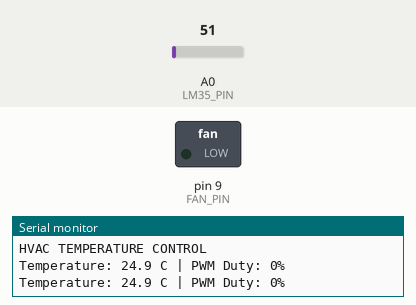
Bench run of a sketch on a simulated Arduino Uno, built with avr-gcc and run on an emulated ATmega328P. Shown: switched loads named in the sketch (green lamp = pin HIGH), the last lines printed to the serial monitor. The test bench sets the inputs (shaded band); at power-on: A0 (LM35_PIN) = 51.

Above: at 1.8 s.
1.9 s: A0 (LM35_PIN) set to 56
At 3.2 s:
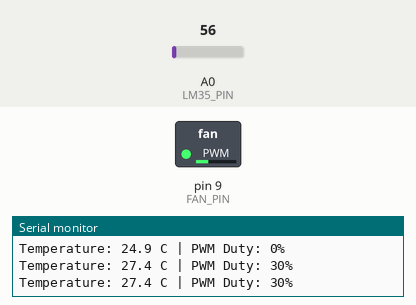
3.5 s: A0 (LM35_PIN) set to 71
At 4.9 s:
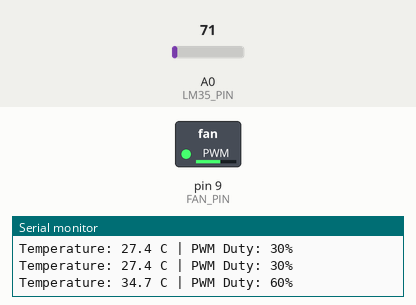
5.5 s: A0 (LM35_PIN) set to 86
At 6.4 s:
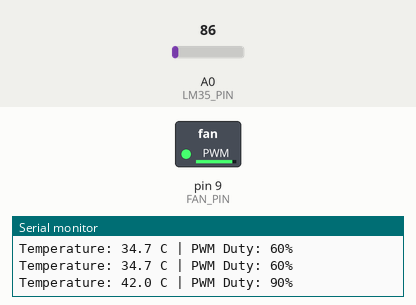
Timing chart, 0 to 8.5 s (numbered marks = the images above; inputs shaded):
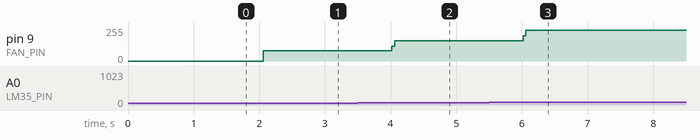

Measured:
- the behaviour switches between 51 and 52 on A0 (LM35_PIN) (found by bisection; images 0 and 1)
- after the input at 1.9 s, pin 9 (FAN_PIN): 0/255 → 77/255 after 0.16 s
- after the input at 3.5 s, pin 9 (FAN_PIN): 77/255 → 153/255 after 0.52 s
- after the input at 5.5 s, pin 9 (FAN_PIN): 153/255 → 230/255 after 0.52 s

The sketch:

Exp04_HVAC_TimerPWM.ino
```cpp
// Timer1 interrupt generates a 10 ms software-PWM period (100 x 100 us).
const byte LM35_PIN = A0;
const byte FAN_PIN = 9;
volatile byte pwmDuty = 0;
volatile byte pwmTick = 0;

ISR(TIMER1_COMPA_vect) {
  pwmTick++;
  if (pwmTick >= 100) pwmTick = 0;
  digitalWrite(FAN_PIN, (pwmTick < pwmDuty) ? HIGH : LOW);
}

void setupTimer1_100us() {
  cli();
  TCCR1A = 0;
  TCCR1B = 0;
  TCNT1 = 0;
  OCR1A = 199;                     // 100 us at 16 MHz / 8
  TCCR1B |= (1 << WGM12) | (1 << CS11);
  TIMSK1 |= (1 << OCIE1A);
  sei();
}

void setup() {
  pinMode(FAN_PIN, OUTPUT);
  Serial.begin(9600);
  setupTimer1_100us();
  Serial.println("HVAC TEMPERATURE CONTROL");
}

void loop() {
  int adc = analogRead(LM35_PIN);
  float voltage = adc * (5.0f / 1023.0f);
  float tempC = voltage * 100.0f;  // LM35: 10 mV per degree C

  if (tempC < 25.0) pwmDuty = 0;
  else if (tempC < 30.0) pwmDuty = 30;
  else if (tempC < 35.0) pwmDuty = 60;
  else pwmDuty = 90;

  Serial.print("Temperature: "); Serial.print(tempC, 1); Serial.print(" C");
  Serial.print(" | PWM Duty: "); Serial.print(pwmDuty); Serial.println("%");
  delay(1000);
}
```
